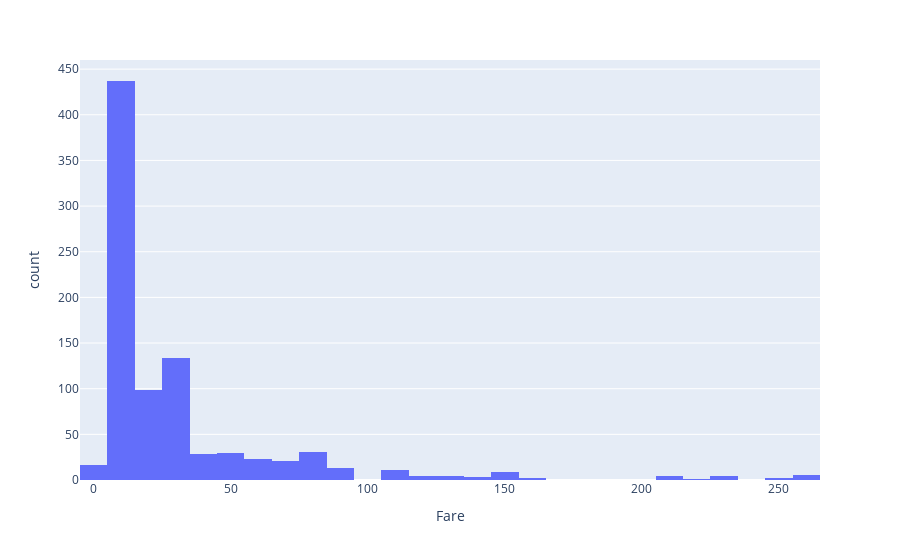

Notebook cell for this chart:
### Code cell
fig = px.histogram(data, x="Fare")
fig.show()

### Figure 1 — Plotly figure (JSON) as saved in the notebook; plotly's stock layout.template omitted (floating-point values rounded to 4 significant figures; data arrays with more than 128 entries replaced by an {"elided": "..."} marker saying what was removed)
{"data": [{"alignmentgroup": "True", "bingroup": "x", "hovertemplate": "Fare=%{x}<br>count=%{y}<extra></extra>", "legendgroup": "", "marker": {"color": "#636efa", "pattern": {"shape": ""}}, "name": "", "offsetgroup": "", "orientation": "v", "showlegend": false, "type": "histogram", "x": {"elided": "882 float values"}, "xaxis": "x", "yaxis": "y"}], "layout": {"barmode": "relative", "legend": {"tracegroupgap": 0}, "margin": {"t": 60}, "xaxis": {"anchor": "y", "domain": [0, 1], "title": {"text": "Fare"}}, "yaxis": {"anchor": "x", "domain": [0, 1], "title": {"text": "count"}}}}
